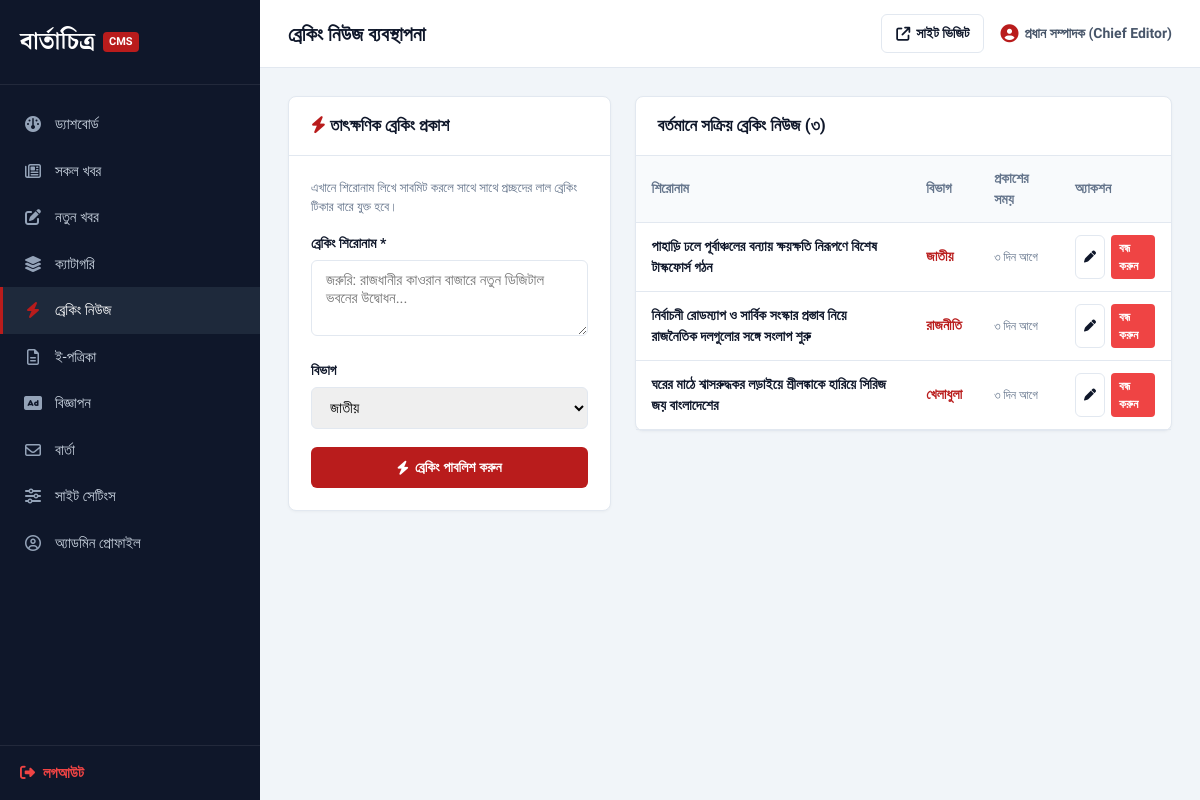
The page /bartachitro/admin/breaking.php (signed in) on the database its author committed.
### tables this page shows
CREATE TABLE IF NOT EXISTS `news` (
  `id` INT UNSIGNED NOT NULL AUTO_INCREMENT,
  `category_id` INT UNSIGNED NOT NULL,
  `author_id` INT UNSIGNED DEFAULT 1,
  `author_name` VARCHAR(100) NOT NULL DEFAULT 'বার্তাচিত্র ডেস্ক',
  `title` VARCHAR(255) NOT NULL,
  `slug` VARCHAR(255) NOT NULL UNIQUE,
  `summary` TEXT NOT NULL,
  `content` LONGTEXT NOT NULL,
  `featured_image` VARCHAR(255) NOT NULL,
  `image_caption` VARCHAR(255) DEFAULT NULL,
  `video_url` VARCHAR(500) DEFAULT NULL,
  `status` ENUM('published', 'draft', 'archived') NOT NULL DEFAULT 'published',
  `is_featured` TINYINT(1) NOT NULL DEFAULT 0,
  `is_breaking` TINYINT(1) NOT NULL DEFAULT 0,
  `views` INT UNSIGNED NOT NULL DEFAULT 0,
  `published_at` DATETIME NOT NULL DEFAULT CURRENT_TIMESTAMP,
  `created_at` DATETIME NOT NULL DEFAULT CURRENT_TIMESTAMP,
  `updated_at` DATETIME DEFAULT CURRENT_TIMESTAMP ON UPDATE CURRENT_TIMESTAMP,
  `seo_title` VARCHAR(255) DEFAULT NULL,
  `seo_description` TEXT DEFAULT NULL,
  `seo_keywords` VARCHAR(255) DEFAULT NULL,
  PRIMARY KEY (`id`),
  KEY `idx_category` (`category_id`),
  KEY `idx_status_published` (`status`, `published_at`),
  KEY `idx_is_featured` (`is_featured`),
  KEY `idx_is_breaking` (`is_breaking`),
  CONSTRAINT `fk_news_category` FOREIGN KEY (`category_id`) REFERENCES `categories` (`id`) ON DELETE CASCADE
);

CREATE TABLE IF NOT EXISTS `categories` (
  `id` INT UNSIGNED NOT NULL AUTO_INCREMENT,
  `name` VARCHAR(100) NOT NULL,
  `slug` VARCHAR(100) NOT NULL UNIQUE,
  `name_en` VARCHAR(100) NOT NULL,
  `description` TEXT DEFAULT NULL,
  `display_order` INT NOT NULL DEFAULT 0,
  `status` ENUM('active', 'inactive') NOT NULL DEFAULT 'active',
  `created_at` DATETIME NOT NULL DEFAULT CURRENT_TIMESTAMP,
  PRIMARY KEY (`id`)
);

### bartachitro/includes/functions.php (called while the page is built, shortened)
<?php
function bnNum($number): string {
    $en = ['0', '1', '2', '3', '4', '5', '6', '7', '8', '9'];
    $bn = ['০', '১', '২', '৩', '৪', '৫', '৬', '৭', '৮', '৯'];
    return str_replace($en, $bn, (string)$number);
}
function timeAgoBn($datetime): string {
    $timestamp = is_numeric($datetime) ? $datetime : strtotime($datetime);
    $diff = time() - $timestamp;
    if ($diff < 60) {
        return 'এইমাত্র';
    } elseif ($diff < 3600) {
        $mins = floor($diff / 60);
        return bnNum($mins) . ' মিনিট আগে';
    } elseif ($diff < 86400) {
        $hours = floor($diff / 3600);
        return bnNum($hours) . ' ঘণ্টা আগে';
    } elseif ($diff < 604800) {
        $days = floor($diff / 86400);
        return bnNum($days) . ' দিন আগে';
    } else {
        return bnDate($datetime, false);
    }
}
function getCategories(): array {
    static $cats = null;
    if ($cats === null) {
        try {
            $db = getDB();
            $stmt = $db->query("SELECT * FROM `categories` WHERE `status` = 'active' ORDER BY `display_order` ASC");
            $cats = $stmt->fetchAll();
        } catch (Exception $e) {
            $cats = [];
        }
    }
    return $cats;
}
function e(?string $string): string {
    return htmlspecialchars($string ?? '', ENT_QUOTES, 'UTF-8');
}

### bartachitro/admin/breaking.php (the view, shortened to what this page needs)
<?php
require_once __DIR__ . '/header.php';
$db = getDB();
$breakingNews = $db->query("SELECT n.*, c.name as category_name
                            FROM news n
                            JOIN categories c ON n.category_id = c.id
                            WHERE n.is_breaking = 1
                            ORDER BY n.published_at DESC")->fetchAll();
$allCategories = getCategories();
?>
<div style="display:grid;grid-template-columns:1.2fr 2fr;gap:24px;align-items:flex-start;">
    <div class="admin-card">
        <div class="admin-card-header">
            <h3><i class="fa-solid fa-bolt" style="color:#b91c1c;"></i> তাৎক্ষণিক ব্রেকিং প্রকাশ</h3>
        </div>
        <div class="admin-card-body">
            <p style="font-size:13px;color:#64748b;margin-bottom:16px;">
                এখানে শিরোনাম লিখে সাবমিট করলে সাথে সাথে প্রচ্ছদের লাল ব্রেকিং টিকার বারে যুক্ত হবে।
            </p>
            <form action="<?= BASE_URL ?>/admin/breaking.php" method="POST">
                <div class="form-group">
                    <label class="form-label">ব্রেকিং শিরোনাম *</label>
                    <textarea name="title" rows="3" required class="form-control" placeholder="জরুরি: রাজধানীর কাওরান বাজারে নতুন ডিজিটাল ভবনের উদ্বোধন..."></textarea>
                </div>
                <div class="form-group">
                    <label class="form-label">বিভাগ</label>
                    <select name="category_id" class="form-control">
                        <?php foreach ($allCategories as $c): ?>
                            <option value="<?= $c['id'] ?>"><?= e($c['name']) ?></option>
                        <?php endforeach; ?>
                    </select>
                </div>
                <button type="submit" class="btn-admin-primary" style="width:100%;justify-content:center;padding:12px;background:#b91c1c;">
                    <i class="fa-solid fa-bolt"></i> ব্রেকিং পাবলিশ করুন
                </button>
            </form>
        </div>
    </div>
    <div class="admin-card">
        <div class="admin-card-header">
            <h3>বর্তমানে সক্রিয় ব্রেকিং নিউজ (<?= bnNum(count($breakingNews)) ?>)</h3>
        </div>
        <div class="admin-card-body" style="padding:0;overflow-x:auto;">
            <table class="admin-table">
                <thead>
                    <tr>
                        <th>শিরোনাম</th>
                        <th>বিভাগ</th>
                        <th>প্রকাশের সময়</th>
                        <th>অ্যাকশন</th>
                    </tr>
                </thead>
                <tbody>
                    <?php if (!empty($breakingNews)): ?>
                        <?php foreach ($breakingNews as $b): ?>
                        <tr>
                            <td>
                                <a href="<?= BASE_URL ?>/admin/news-edit.php?id=<?= $b['id'] ?>" style="font-weight:600;color:#0f172a;text-decoration:none;">
                                    <?= e($b['title']) ?>
                                </a>
                            </td>
                            <td><span style="font-weight:600;color:#b91c1c;"><?= e($b['category_name']) ?></span></td>
                            <td style="font-size:12px;color:#64748b;"><?= timeAgoBn($b['published_at']) ?></td>
                            <td>
                                <div style="display:flex;gap:6px;">
                                    <a href="<?= BASE_URL ?>/admin/news-edit.php?id=<?= $b['id'] ?>" class="btn-admin-outline" style="padding:4px 8px;font-size:12px;" title="সম্পাদনা">
                                        <i class="fa-solid fa-pen"></i>
                                    </a>
                                    <a href="?action=remove&id=<?= $b['id'] ?>" class="btn-admin-danger" style="padding:4px 8px;font-size:12px;" title="ব্রেকিং বন্ধ করুন">
                                        বন্ধ করুন
                                    </a>
                                </div>
                            </td>
                        </tr>
                        <?php endforeach; ?>
                    <?php else: ?>
                        <tr>
                            <td colspan="4" style="text-align:center;padding:30px;color:#64748b;">বর্তমানে কোনো ব্রেকিং নিউজ সক্রিয় নেই।</td>
                        </tr>
                    <?php endif; ?>
                </tbody>
            </table>
        </div>
    </div>
</div>
<?php require_once __DIR__ . '/footer.php'; ?>

### bartachitro/assets/css/admin.css (style rules this page uses)
:root { --admin-primary: #b91c1c; --admin-primary-dark: #991b1b; --admin-sidebar: #0f172a; --admin-sidebar-hover: #1e293b; --admin-sidebar-text: #cbd5e1; --admin-bg: #f1f5f9; --admin-card-bg: #ffffff; --admin-text: #0f172a; --admin-muted: #64748b; --admin-border: #e2e8f0; }
*, *::before, *::after { box-sizing: border-box; margin: 0; padding: 0; }
body.admin-body { font-family: 'Hind Siliguri', -apple-system, BlinkMacSystemFont, sans-serif; background-color: var(--admin-bg); color: var(--admin-text); line-height: 1.5; font-size: 15px; }
.admin-card { background: var(--admin-card-bg); border: 1px solid var(--admin-border); border-radius: 8px; box-shadow: 0 1px 3px rgba(0,0,0,0.04); margin-bottom: 24px; }
.admin-card-header { padding: 16px 22px; border-bottom: 1px solid var(--admin-border); display: flex; justify-content: space-between; align-items: center; }
.admin-card-header h3 { font-size: 17px; font-weight: 700; }
.admin-card-body { padding: 22px; }
.admin-table { width: 100%; border-collapse: collapse; font-size: 14px; }
.admin-table th { background: #f8fafc; color: var(--admin-muted); font-weight: 600; text-align: left; padding: 12px 16px; border-bottom: 1px solid var(--admin-border); }
.admin-table td { padding: 12px 16px; border-bottom: 1px solid var(--admin-border); vertical-align: middle; }
.btn-admin-primary { background: var(--admin-primary); color: #ffffff; border: none; padding: 8px 16px; border-radius: 6px; font-weight: 600; font-size: 14px; cursor: pointer; display: inline-flex; align-items: center; gap: 6px; text-decoration: none; }
.btn-admin-outline { background: transparent; color: var(--admin-text); border: 1px solid var(--admin-border); padding: 8px 14px; border-radius: 6px; font-weight: 600; font-size: 14px; cursor: pointer; display: inline-flex; align-items: center; gap: 6px; text-decoration: none; }
.btn-admin-danger { background: #ef4444; color: #ffffff; border: none; padding: 6px 12px; border-radius: 4px; font-weight: 600; font-size: 13px; cursor: pointer; text-decoration: none; }
.form-group { margin-bottom: 18px; }
.form-label { display: block; font-weight: 600; font-size: 14px; margin-bottom: 6px; color: var(--admin-text); }
.form-control { width: 100%; padding: 10px 14px; border: 1px solid var(--admin-border); border-radius: 6px; font-size: 15px; font-family: inherit; outline: none; transition: border-color 0.2s; }

### rows shown on the page
news: title "পাহাড়ি ঢলে পূর্বাঞ্চলের বন্যায় ক্ষয়ক্ষতি নিরূপণে বিশেষ টাস্কফোর্স গঠন", category.name "জাতীয়", published_at "৩ দিন আগে"
news: title "নির্বাচনী রোডম্যাপ ও সার্বিক সংস্কার প্রস্তাব নিয়ে রাজনৈতিক দলগুলোর সঙ্গে সংলাপ শুরু", category.name "রাজনীতি", published_at "৩ দিন আগে"
news: title "ঘরের মাঠে শ্বাসরুদ্ধকর লড়াইয়ে শ্রীলঙ্কাকে হারিয়ে সিরিজ জয় বাংলাদেশের", category.name "খেলাধুলা", published_at "৩ দিন আগে"

### other values the page prints
$adminTitle "ব্রেকিং নিউজ ব্যবস্থাপনা"
$adminUser['name'] "প্রধান সম্পাদক (Chief Editor)"
bnNum(count($breakingNews)) "৩"
form field category_id "জাতীয়"
